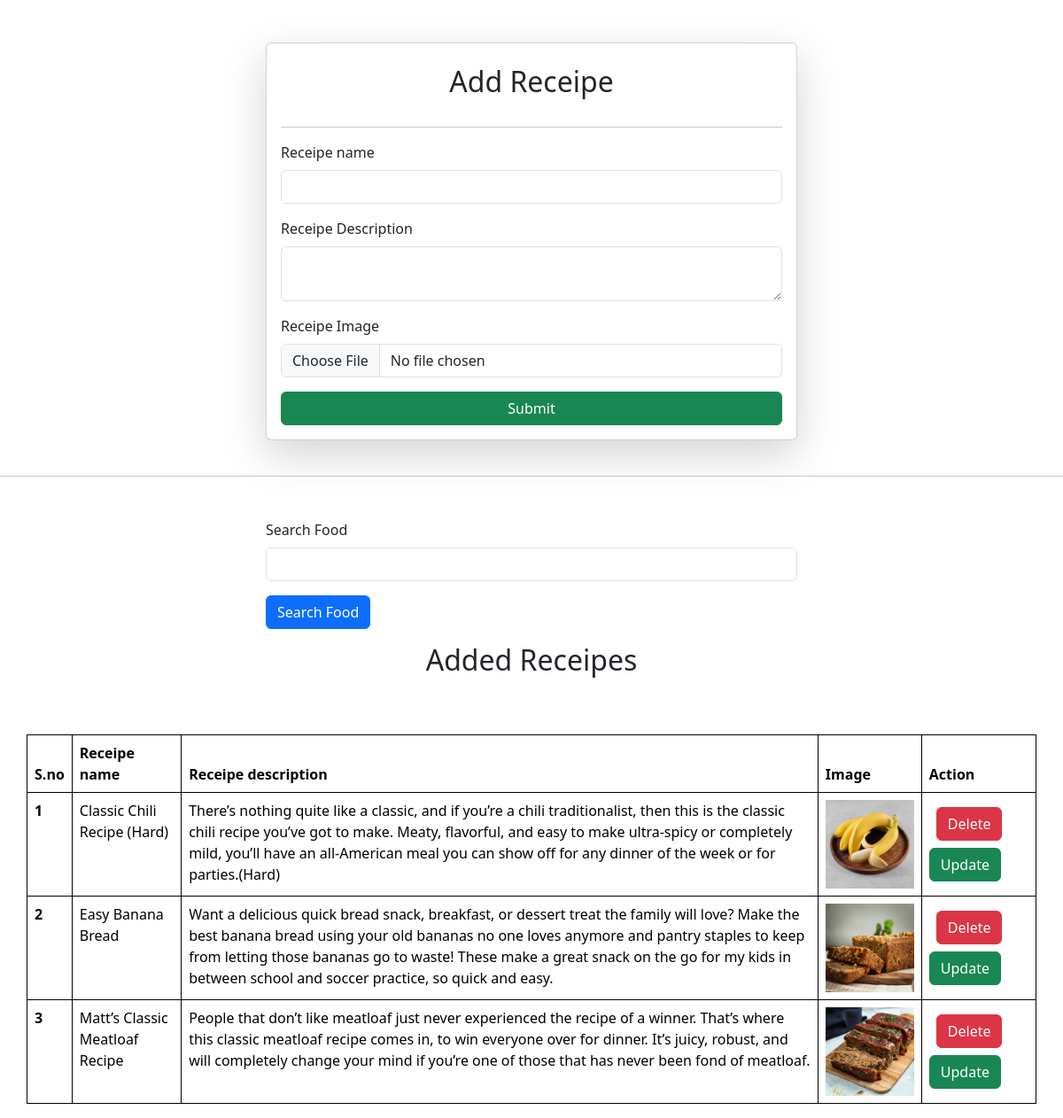
Screenshot of /receipes/ with the database file from the repository.
### Reso/models.py (models this page shows)
class Receipe(models.Model):
    receipe_name= models.CharField(max_length=100)
    receipe_description= models.TextField()
    receipe_Image= models.ImageField(upload_to="ReceipeImg")

### Reso/views.py (the view, shortened to what this page needs)
# urls.py: path('receipes/', receipes, name="receipes"),
def receipes(request):
    queryset= Receipe.objects.all()
    if request.GET.get('Search'):
        queryset= queryset.filter(receipe_name__icontains = request.GET.get('Search'))
    context={'receipes': queryset}
    return render(request, 'receipes.html',context)

### Reso/templates/receipes.html (shortened to what this page needs)
{% extends "base.html" %}
{% block start %}
<form class="col-6 mx-auto card p-3 shadow-lg" method="post" enctype="multipart/form-data">
    <h2 class="text-center p-2">Add Receipe</h2>
    <hr>
    <div class="mb-3">
      <label for="exampleInputEmail1" class="form-label">Receipe name</label>
      <input type="text" name="receipe_name" required class="form-control">
    </div>
    <div class="mb-3">
      <label for="exampleInputPassword1" class="form-label">Receipe Description</label>
      <textarea name="receipe_description" class="form-control" required ></textarea>
    </div>
    <div class="mb-3">
        <label for="exampleInputPassword1" class="form-label">Receipe Image</label>
        <input type="file" name="receipe_Image" class="form-control">
      </div>
    <button type="submit" class="btn btn-success">Submit</button>
  </form>
  <br>
  <hr>
  <div class="mt-5">
    <div class="mx-auto col-6">
        <form>
        <div class="mb-3">
            <label for="exampleInputEmail1" class="form-label">Search Food</label>
            <input type="text" name="Search"  class="form-control">
          </div>
          <button type="submit"  class="btn btn-primary">Search Food</button>
        </form>
    </div>
  </div>
  <h2 class="text-center p-3">Added Receipes</h2>
  <table class="table container mt-5">
    <thead>
      <tr>
        <th scope="col">S.no</th>
        <th scope="col">Receipe name</th>
        <th scope="col">Receipe description</th>
        <th scope="col">Image</th>
        <th scope="col">Action</th>
      </tr>
    </thead>
    <tbody>
        {%for receipe in receipes%}
      <tr>
        <th scope="row">{{forloop.counter}}</th>
        <td>{{receipe.receipe_name}}</td>
        <td>{{receipe.receipe_description}}</td>
        <td>
            <img src="/media/{{receipe.receipe_Image}}" style="height:100px">
        </td>
        <td>
            <a href="/delete-receipe/{{receipe.id}}/" class="btn btn-danger m-2">Delete</a>
            <a href="/update-receipe/{{receipe.id}}/" class="btn btn-success">Update</a>
        </td>
      </tr>
      {%endfor%}
    </tbody>
  </table>
{% endblock %}

### Reso/templates/base.html (shortened to what this page needs)
<!DOCTYPE html>
<html lang="en">
<head>
    <link href="https://cdn.jsdelivr.net/npm/bootstrap@5.3.3/dist/css/bootstrap.min.css" rel="stylesheet">
</head>
<body>
{% block start %}
{% endblock %}
</html>

### Reso/templates/base.html (style rules this page uses)
table, th, td { border: 1px solid black; }

### rows the page displays
Receipe: receipe_name "Classic Chili Recipe (Hard)", receipe_description "There’s nothing quite like a classic, and if you’re a chili traditionalist, then this is the classic chili recipe you’ve got to make. Meaty, flavorful, and easy to make ultra-spicy or completely mild, you’ll have an all-American meal you can show off for any dinner of the week or for parties.(Hard)", receipe_Image (picture)
Receipe: receipe_name "Easy Banana Bread", receipe_description "Want a delicious quick bread snack, breakfast, or dessert treat the family will love? Make the best banana bread using your old bananas no one loves anymore and pantry staples to keep from letting those bananas go to waste! These make a great snack on the go for my kids in between school and soccer practice, so quick and easy.", receipe_Image (picture)
Receipe: receipe_name "Matt’s Classic Meatloaf Recipe", receipe_description "People that don’t like meatloaf just never experienced the recipe of a winner. That’s where this classic meatloaf recipe comes in, to win everyone over for dinner. It’s juicy, robust, and will completely change your mind if you’re one of those that has never been fond of meatloaf.", receipe_Image (picture)
